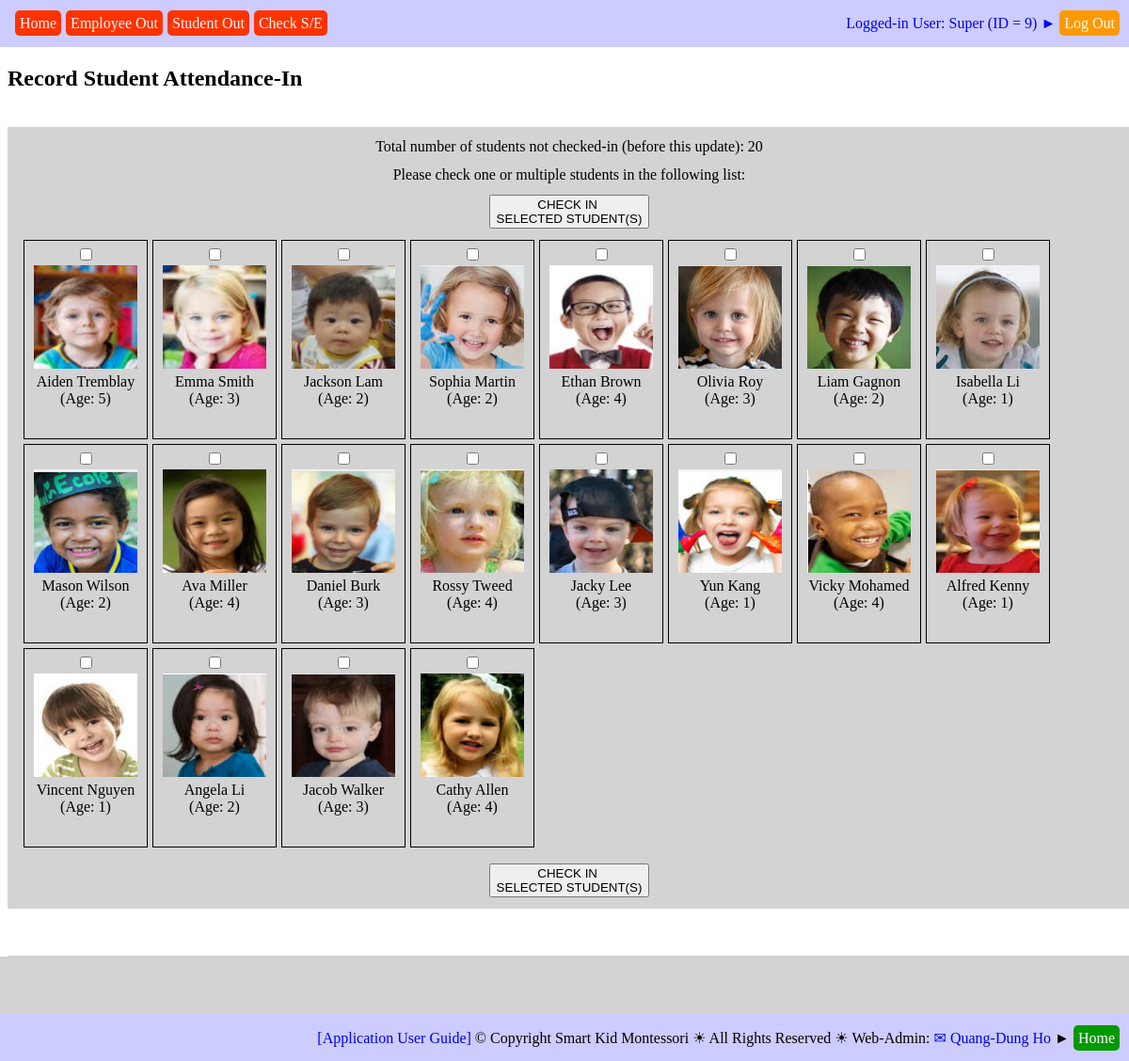
Page /record_student_attendance_in.php (signed in) on the committed database.
### tables this page shows
CREATE TABLE `web_pages` (
  `PAGE_ID` int(11) NOT NULL,
  `TAG_CLASS` varchar(50) NOT NULL,
  `TYPE` varchar(20) NOT NULL,
  `HREF` varchar(500) NOT NULL,
  `ICON_URL` varchar(500) NOT NULL,
  `TITLE` varchar(200) NOT NULL,
  `TITLE_SHORT` varchar(200) NOT NULL,
  `STATUS` varchar(20) NOT NULL
);

CREATE TABLE `students` (
  `STU_ID` int(11) NOT NULL,
  `STU_FIRST_NAME` varchar(50) NOT NULL,
  `STU_LAST_NAME` varchar(25) NOT NULL,
  `STU_BIRTHDATE` date NOT NULL,
  `STU_SEX` varchar(1) NOT NULL,
  `STU_PHOTO` varchar(50) NOT NULL,
  `STU_START_DATE` date NOT NULL,
  `STU_GRAD_DATE` date NOT NULL,
  `STU_DAILY_FEE` float NOT NULL,
  `STU_CREDENTIAL` varchar(10) NOT NULL,
  `STU_NOTES` text NOT NULL
);

### sql_queries.php (called while the page is built, shortened)
<?php
	function connectDB()
	{
		$db_hostname = "localhost";
		$db_name     = "montessori";
		$db_username = "root";
		$db_password = "";
		$db = mysqli_connect($db_hostname, $db_username, $db_password, $db_name);
		return ($db);
	}
	function getResult($query)
	{
		$db = connectDB();
		$result = mysqli_query($db, $query);
		return ($result);
	}
?>

### db_operations.php (the view, shortened to what this page needs)
<?php
require_once("sql_queries.php");
function insert_DB_QUERY_LOGS($user_name, $queryStrToDisplay)
{
	$queryStr = "INSERT INTO ";
		$queryStr = $queryStr . "DB_QUERY_LOGS(";
		$queryStr = $queryStr . "QUERY_STR";
		$queryStr = $queryStr . ", " . "USER_NAME";
		$queryStr = $queryStr . ", " . "DATE_TIME";
		$queryStr = $queryStr . ", " . "IP_ADDR";
		$queryStr = $queryStr . ")";
	$queryStr = $queryStr . " VALUES(";
		$queryStr = $queryStr . "'" . $queryStrToDisplay .  "'";
		$queryStr = $queryStr . ", " . "'" . $user_name . "'";
		$queryStr = $queryStr . ", " . "NOW()";
		$queryStr = $queryStr . ", " . "'" . get_client_ip() .  "'";
		$queryStr = $queryStr . ")";
	$queryStr = $queryStr . ";";
	$result = getResult($queryStr);
	return ($result);
}
function getStudents_NotAttendanceCheckedToday($event_type, $debug_on)
{
	$queryStr = 'SELECT  ';
		$queryStr = $queryStr . 'STUDENTS.STU_ID';
		$queryStr = $queryStr . ', ' . 'CONCAT(STUDENTS.STU_FIRST_NAME, " ", STUDENTS.STU_LAST_NAME) AS STU_NAME';
		$queryStr = $queryStr . ', ' . 'STUDENTS.STU_BIRTHDATE';
		$queryStr = $queryStr . ', ' . 'FLOOR(DATEDIFF(NOW(), STUDENTS.STU_BIRTHDATE)/365.25) AS STU_AGE';
		$queryStr = $queryStr . ', ' . 'STUDENTS.STU_PHOTO';
	$queryStr = $queryStr . ' FROM ';
		$queryStr = $queryStr . 'STUDENTS';
	$queryStr = $queryStr . ' WHERE  STUDENTS.STU_ID NOT IN ';
		$queryStr = $queryStr . '(SELECT STUDENT_ATTENDANCES.STU_ID FROM STUDENT_ATTENDANCES WHERE
										STUDENT_ATTENDANCES.DATE_TIME >= CURDATE() AND
										STUDENT_ATTENDANCES.DATE_TIME < (CURDATE() + INTERVAL 1 DAY) AND
										STUDENT_ATTENDANCES.EVENT_TYPE = "' . $event_type . '")';
	$queryStr = $queryStr . ';';
	$result = getResult($queryStr);
	return ($result);
}
function createStudentList_AttendanceCheck($result)
{
	$resultRows = mysqli_num_rows($result);
	for ($row = 0; $row < $resultRows; $row++)
	{
		$currentRow = mysqli_fetch_row($result);
		echo '<div class="imagelinkbox">';
		echo '<input type="checkbox" name="checked_student_ids[]"' .
				' id="' . $currentRow[0] . '_id"' .
				' value="' . $currentRow[0] . '"' .  '>';
		echo '<br/>';
		echo '<label for="' . $currentRow[0] . '_id">' .
		     	'<img src="' . $currentRow[4] . '" alt="student photo" height="110" width="110">' .
				'<br/>' . $currentRow[1] . '<br/>' . ' (Age: ' . $currentRow[3] . ')' . '</label>';
		echo '</div>';
	}
}
function getTabsOfPage($this_page_url, $debug_on)
{
	$queryStr = 'SELECT ';
		$queryStr = $queryStr .'HREF';
		$queryStr = $queryStr . ', ' . 'TITLE_SHORT';
	$queryStr = $queryStr . ' FROM ';
		$queryStr = $queryStr . 'WEB_PAGES';
	$queryStr = $queryStr . ' WHERE ';
		$queryStr = $queryStr . 'PAGE_ID IN';
		$queryStr = $queryStr . '(';
			$queryStr = $queryStr . 'SELECT ';
				$queryStr = $queryStr . 'TAB_PAGE_ID';
			$queryStr = $queryStr . ' FROM ';
				$queryStr = $queryStr . 'PAGE_TABS';
			$queryStr = $queryStr . ' WHERE ';
				$queryStr = $queryStr . 'PAGE_ID IN';
				$queryStr = $queryStr . '(';
					$queryStr = $queryStr . 'SELECT ';
						$queryStr = $queryStr . 'PAGE_ID';
					$queryStr = $queryStr . ' FROM ';
						$queryStr = $queryStr . 'WEB_PAGES';
					$queryStr = $queryStr . ' WHERE ';
						$queryStr = $queryStr . '(INSTR("' . $this_page_url .'", HREF) > 0)';
					$queryStr = $queryStr . ')';
				$queryStr = $queryStr . ')';
	$queryStr = $queryStr . ';';
	$result = getResult($queryStr);
	return ($result);
}
function get_client_ip() {
    $ipaddress = '';
    if (isset($_SERVER['HTTP_CLIENT_IP']) && ($_SERVER['HTTP_CLIENT_IP']))
        $ipaddress = $_SERVER['HTTP_CLIENT_IP'];
    else if (isset($_SERVER['HTTP_X_FORWARDED_FOR']) && ($_SERVER['HTTP_X_FORWARDED_FOR']))
        $ipaddress = $_SERVER['HTTP_X_FORWARDED_FOR'];
    else if (isset($_SERVER['HTTP_X_FORWARDED']) && ($_SERVER['HTTP_X_FORWARDED']))
        $ipaddress = $_SERVER['HTTP_X_FORWARDED'];
    else if (isset($_SERVER['HTTP_FORWARDED_FOR']) && ($_SERVER['HTTP_FORWARDED_FOR']))
        $ipaddress = $_SERVER['HTTP_FORWARDED_FOR'];
    else if (isset($_SERVER['HTTP_FORWARDED']) && ($_SERVER['HTTP_FORWARDED']))
        $ipaddress = $_SERVER['HTTP_FORWARDED'];
    else if (isset($_SERVER['REMOTE_ADDR']) && ($_SERVER['REMOTE_ADDR']))
        $ipaddress = $_SERVER['REMOTE_ADDR'];
    else
        $ipaddress = 'unknown';
    return $ipaddress;
}
?>

### tab_header.php
<div style="
    		position: fixed;
    		height: 20px;
 		   	width: 50%;
    		top: 7px;
    		left: 6px;
    		right: 0;
    		background-color: transparent;"
>
<div style="
	display: table;
	height: 26px;
    width: 100%;
    margin: 0px;
    background-color: transparent;
    border-radius: 10px;
    text-align: left">
	<div style="
		display: table-cell;
		height: 26px;
    	width: 100%;
    	padding: 5px;
    	vertical-align: middle;">
	<?php
	require_once("db_operations.php");
	$tabs = getTabsOfPage($_SERVER["PHP_SELF"], true);
	$tabNum = mysqli_num_rows($tabs);
	for ($row = 0; $row < $tabNum; $row++)
	{
		$currentTab = mysqli_fetch_row($tabs);
		echo '<a href="' . $currentTab[0] . '" style="background-color: rgb(255, 51, 0); color: white; text-decoration: none; padding: 5px; margin-left: 5px; border-radius: 5px">' . $currentTab[1] . '</a>';
	}
	?>
	</div>
</div>
</div>

### imglinkboxes.css (style rules this page uses)
div.imagelinkbox { float: left; width: 120px; height: 200px; margin: 0 0 5px 5px; padding: 5px; border: 1px solid black; text-align: center; }
img { border: 1px solid transparent; }

### common.css (style rules this page uses)
a { text-decoration: none; }

### rows in the picture
web_pages: TITLE_SHORT "Home"
web_pages: TITLE_SHORT "Employee Out"
web_pages: TITLE_SHORT "Student Out"
web_pages: TITLE_SHORT "Check S/E"
students: STU_PHOTO (picture), currentRow "Aiden Tremblay", currentRow "5"
students: STU_PHOTO (picture), currentRow "Emma Smith", currentRow "3"
students: STU_PHOTO (picture), currentRow "Jackson Lam", currentRow "2"
students: STU_PHOTO (picture), currentRow "Sophia Martin", currentRow "2"
students: STU_PHOTO (picture), currentRow "Ethan Brown", currentRow "4"
students: STU_PHOTO (picture), currentRow "Olivia Roy", currentRow "3"
students: STU_PHOTO (picture), currentRow "Liam Gagnon", currentRow "2"
students: STU_PHOTO (picture), currentRow "Isabella Li", currentRow "1"
students: STU_PHOTO (picture), currentRow "Mason Wilson", currentRow "2"
students: STU_PHOTO (picture), currentRow "Ava Miller", currentRow "4"
students: STU_PHOTO (picture), currentRow "Daniel Burk", currentRow "3"
students: STU_PHOTO (picture), currentRow "Rossy Tweed", currentRow "4"
students: STU_PHOTO (picture), currentRow "Jacky Lee", currentRow "3"
students: STU_PHOTO (picture), currentRow "Yun Kang", currentRow "1"
students: STU_PHOTO (picture), currentRow "Vicky Mohamed", currentRow "4"
students: STU_PHOTO (picture), currentRow "Alfred Kenny", currentRow "1"
students: STU_PHOTO (picture), currentRow "Vincent Nguyen", currentRow "1"
students: STU_PHOTO (picture), currentRow "Angela Li", currentRow "2"
students: STU_PHOTO (picture), currentRow "Jacob Walker", currentRow "3"
students: STU_PHOTO (picture), currentRow "Cathy Allen", currentRow "4"

### other values in the picture
$emp_name "Super"
$emp_id "9"
$studentsNotCheckedInNum "20"
